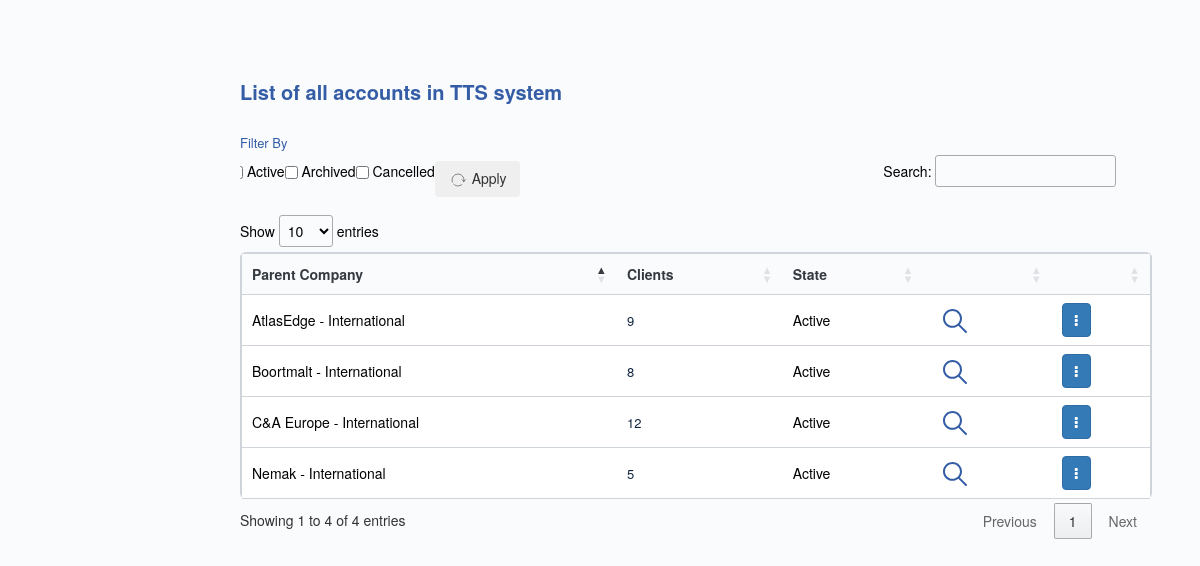
The app's page /listparentcompany.php (signed in) with its own data.
### tables this page shows
CREATE TABLE `parentcompanydata` (
  `id` int(11) NOT NULL,
  `parentcompany` varchar(255) NOT NULL,
  `state` enum('Active','Archived','Cancelled') NOT NULL
);

### includes/functions.php (called while the page is built, shortened)
<?php
require_once('./dbconn.php');
class libFunc
{
	public static function getcountclient($parentname){
		global $conn;
		$getdatas = "SELECT COUNT(clientcompany) as counts FROM clientcompanydata WHERE parentcompany='".$parentname."'";
		$result = $conn->query($getdatas);
		$parentname = 0;
		if ($result->num_rows > 0) {
			while($row = $result->fetch_assoc()) {
			   $parentname = $row['counts'];
			}
		}
		return $parentname;
	}
}
?>

### listparentcompany.php (the view, shortened to what this page needs)
<!DOCTYPE html>
<html lang="en">
<head>
    <link rel="stylesheet" href="//cdn.datatables.net/1.12.1/css/jquery.dataTables.min.css" />
    <link rel="stylesheet" href="https://maxcdn.bootstrapcdn.com/bootstrap/3.4.1/css/bootstrap.min.css" />
    <link rel="stylesheet" href="https://cdnjs.cloudflare.com/ajax/libs/font-awesome/4.7.0/css/font-awesome.min.css">
</head>
<body>
<div class="headerSection">
    <div class="headingstate">
        <div class="heading">
            <p class="companylist">List of all accounts in <strong>TTS</strong> system</p>
    </div>
    <div class="filterheader" <?php if($_SESSION['role'] == 'Parent company' || $_SESSION['role'] == 'Client company') echo "style=display:none;"; ?>>
        <h6>Filter By</h6>
    </div>
    <div class="formFilter" <?php if($_SESSION['role'] == 'Parent company' || $_SESSION['role'] == 'Client company') echo "style=display:none;"; ?>>
                    <form action="" method="GET">
                        <div class="filter">
                        <label for=""><input type="checkbox" value="Active" name="active" <?php echo empty($_GET['active'])?'':'checked'; ?>>&nbsp;Active</label>
                            <label for=""><input type="checkbox" value="Archived" name="archive" <?php echo empty($_GET['archive'])?'':'checked'; ?>>&nbsp;Archived</label>
                            <label for=""><input type="checkbox" value="Cancelled" name="cancel" <?php echo empty($_GET['cancel'])?'':'checked'; ?>>&nbsp;Cancelled</label>
                            <button class="btn" type="submit"><img src="img/reload_apply.svg" alt="reloadicon" width="20px"> Apply</button>
                        </div>
                    </form>
                </div>
            </div>
<table class="myTable" id ="myTable" >
		<thead class="tableheadings">
			<th class="parent">Parent Company</th>
            <?php
                if($_SESSION['role'] == 'Parent company' || $_SESSION['role'] == 'Client company'){
            ?>
            <?php } else{?>
            <th class="parent">Clients</th>
            <?php
                }
            ?>
            <th>State</th>
            <th class="parent"></th>
            <th></th>
		</thead>
		<tbody>
        <?php
            include('dbconn.php');
            include 'includes/functions.php';
            $functions = new libFunc();
            $wherefiled = '';
            $active = empty($_GET['active'])? '': $_GET['active'];
            $cancel = empty($_GET['cancel'])? '': $_GET['cancel'];
            $archive = empty($_GET['archive'])? '': $_GET['archive'];
            if($active == '' && $cancel == '' && $archive == '' && $_SESSION['role'] != 'Parent company' && $_SESSION['role'] != 'Client company') {
                $sql = "SELECT * FROM parentcompanydata " . $wherefiled . "";
            } else if($_SESSION['role'] == 'NUS User'){
                $sql = "SELECT * FROM parentcompanydata " . $wherefiled . " AND state IN ('$active','$cancel','$archive');";
            } else if($_SESSION['role'] == 'Client company' || $_SESSION['role'] == 'Parent company') {
                $sql = "SELECT * FROM parentcompanydata " . $wherefiled . " AND state='Active';";
            }
            else {
                $sql = "SELECT * FROM parentcompanydata WHERE 1 " . $wherefiled . " AND state IN ('$active','$cancel','$archive');";
            }
            $result = mysqli_query($conn, $sql);
            while($row = mysqli_fetch_assoc($result)) {
            ?>
                <?php
                    if ($row['state'] == 'Archived') {
                ?>
                        <tr class="arch">
                            <td><a href="clientcompany.php?id=<?php echo base64_encode($row['parentcompany']) ?>"><?php echo $row['parentcompany']; ?></a></td>
                            <?php
                                if($_SESSION['role'] == 'Parent company' || $_SESSION['role'] == 'Client company'){}
                                else{
                            ?>
                            <td><?= $functions->getcountclient($row['parentcompany']) ?></td>
                            <?php
                                }
                            ?>
                            <?php
                                if($_SESSION['role'] == 'Parent company' || $_SESSION['role'] == 'Client company'){
                            ?>
                            <td id="valuee"><span style="color:black; font-size:14px;"><?php echo $row['state'] ?></span></td>
                            <?php
                                }else{
                            ?>
                            <td id="valuee"><a href="statedetails.php?id=<?php echo base64_encode($row['parentcompany']) ?>"><?php echo $row['state'] ?></a></td>
                            <?php
                                }
                            ?>
                            <td><a class="views" href="clientcompany.php?id=<?php echo base64_encode($row['parentcompany']); ?>"><img src="img/views3.svg" alt="" class="viewIcon"></a></td>
                            <td>
                                <div class="btn-group">
                                    <button type="button" class="btn btn-primary dropdown-toggle" data-toggle="dropdown">
                                    <i class="fa fa-ellipsis-v" aria-hidden="true"></i></button>
                                    <ul class="dropdown-menu" role="menu" >
                                    <?php
                                      if($_SESSION['role'] == 'Admin') {
                                    ?>
                                        <li>
                                            <a id="editing" href="archieve.php?id=<?php echo base64_encode($row['parentcompany']) ?>&ids=<?php echo $row['id']?>" style="color: lightgray; pointer-events: none;">Archive</a>
                                        </li>
                                        <li>
                                            <a href="cancelled.php?id=<?php echo base64_encode($row['parentcompany']) ?>&ids=<?php echo $row['id']?>" id="moving" style="color: lightgray; pointer-events: none;">Cancel</a>
                                        </li>
                                        <li>
                                            <a href="reactive.php?id=<?php echo base64_encode($row['parentcompany']) ?>&ids=<?php echo $row['id']?>" id="moving">Re-Activate</a>
                                        </li>
                                        <?php
                                            }
                                          else {
                                            ?>
                                        <li>
                                            <a id="editing" href="archieve.php?id=<?php echo base64_encode($row['parentcompany']) ?>&ids=<?php echo $row['id']?>" style="color: lightgray; pointer-events: none;">Archive</a>
                                        </li>
                                        <li>
                                            <a href="cancelled.php?id=<?php echo base64_encode($row['parentcompany']) ?>&ids=<?php echo $row['id']?>" id="moving" style="color: lightgray; pointer-events: none;">Cancel</a>
                                        </li>
                                        <li>
                                            <a href="reactive.php?id=<?php echo base64_encode($row['parentcompany']) ?>&ids=<?php echo $row['id']?>" id="moving" style="color: lightgray; pointer-events: none;">Re-Activate</a>
                                        </li>
                                        <?php
                                            }
                                        ?>
                                    </ul>
                                </div>
                            </td>
                        </tr>
                        <?php
                        } else {
                            ?>
                                <tr>
                                    <td><a href="clientcompany.php?id=<?php echo  base64_encode($row['parentcompany']) ?>"><?php echo $row['parentcompany']; ?></a></td>
                                    <?php
                                if($_SESSION['role'] == 'Parent company' || $_SESSION['role'] == 'Client company'){}
                                else{
                            ?>
                            <td><?= $functions->getcountclient($row['parentcompany']) ?></td>
                            <?php
                                }
                            ?>
                            <?php
                                if($_SESSION['role'] == 'Parent company' || $_SESSION['role'] == 'Client company'){
                            ?>
                            <td id="valuee"><span style="color:black; font-size:14px;"><?php echo $row['state'] ?></span></td>
                            <?php
                                }else{
                            ?>
                            <td id="valuee"><a href="statedetails.php?id=<?php echo base64_encode($row['parentcompany']) ?>"><?php echo $row['state'] ?></a></td>
                            <?php
                                }
                            ?>
                                    <td><a class="views" href="clientcompany.php?id=<?php echo base64_encode($row['parentcompany']) ?>"><img src="img/views3.svg" alt="" class="viewIcon"></a></td>
                                    <td>
                                        <div class="btn-group">
                                            <button type="button" class="btn btn-primary dropdown-toggle" data-toggle="dropdown">
                                                <i class="fa fa-ellipsis-v" aria-hidden="true"></i></button>
                                        </div>
                                    </td>
                                </tr>
                            <?php
                            }
                            ?>
                    <?php
                    }
                    ?>
		</tbody>
	</table>
                </div>
    </body>
</html>

### listparentcompany.php (style rules this page uses)
body { background-color: #F9FBFD !important; line-height: normal !important; }
table { border: 2px solid #CED4DA; border-radius: 6px; width: 76%; margin: 10px 300px; }
table th { color: #343a40; background: #F9FBFD; }
table.myTable thead th { border-bottom: 1px solid #CED4DA !important; }
table td { color: #12263F; font-size: 13px; border-bottom: 1px solid #CED4DA; }
table.dataTable.no-footer { border-bottom: none !important; }
table tbody td a { color: black; font-size:14px; }
.parent { text-align:left; }
.views { color: #fff; padding:5px 10px; border-radius:25px; }
table.dataTable thead > tr > th.sorting_asc::before, table.dataTable thead > tr > th.sorting_desc::after { opacity: 1; }
td { background: white; }
.viewIcon { width: 24px; height:24px; }
label { color: black !important; font-size: 14px; font-weight: normal !important; }
input[type=checkbox] { margin: 0; }
.headerSection { position: absolute; top: 4%; font-size: 14px; width: 100%; height: 100%; display: block; }
.headingstate { position: absolute; left: 20%; display: block; overflow: hidden; }
.companylist { margin: 40px 0 0 00px; font-weight: 600; font-size: 20px; color: #345DA6; }
.heading { margin: 0 0 30px 0; }
input[type="checkbox"] { vertical-align: middle; position: relative; bottom: 1px; }
.filterheader { color: #345DA6; font-size: 14px; font-weight: 500; }
.filter { display: flex; margin-left: -10px; margin-bottom: 20px; overflow-y:hidden !important; }
h6 { font-size: 13px; font-weight: 500; }

### records on screen
parentcompanydata: parentcompany "AtlasEdge - International", countclient "9", state "Active"
parentcompanydata: parentcompany "Boortmalt - International", countclient "8", state "Active"
parentcompanydata: parentcompany "C&A Europe - International", countclient "12", state "Active"
parentcompanydata: parentcompany "Nemak - International", countclient "5", state "Active"
